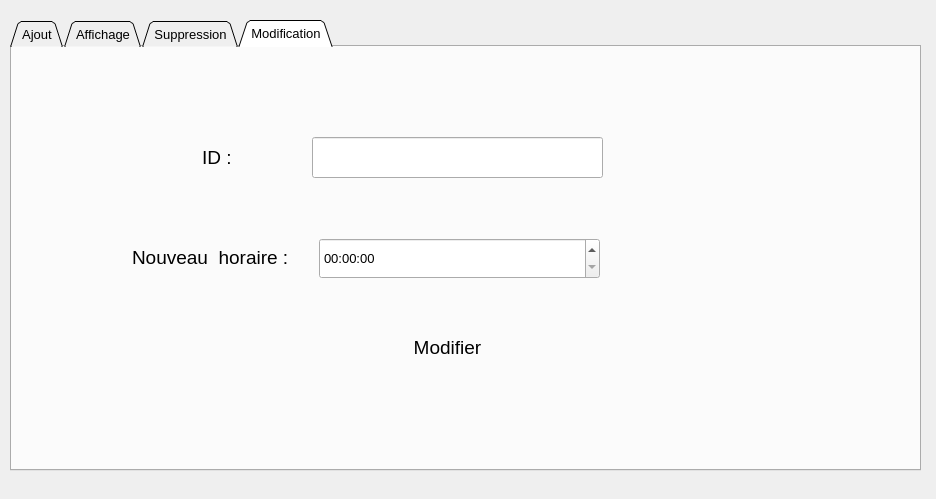
<?xml version="1.0" encoding="UTF-8"?>
<ui version="4.0">
 <class>projection_page</class>
 <widget class="QDialog" name="projection_page">
  <property name="geometry">
   <rect>
    <x>0</x>
    <y>0</y>
    <width>936</width>
    <height>499</height>
   </rect>
  </property>
  <property name="windowTitle">
   <string>Smart cinema</string>
  </property>
  <property name="styleSheet">
   <string notr="true">border-image: url(:/new/prefix3/beige.jpg);</string>
  </property>
  <widget class="QTabWidget" name="tabWidget">
   <property name="geometry">
    <rect>
     <x>10</x>
     <y>20</y>
     <width>911</width>
     <height>451</height>
    </rect>
   </property>
   <property name="font">
    <font>
     <pointsize>10</pointsize>
    </font>
   </property>
   <property name="styleSheet">
    <string notr="true">border-image: url(:/new/prefix2/marron.jpg);</string>
   </property>
   <property name="tabShape">
    <enum>QTabWidget::Triangular</enum>
   </property>
   <property name="currentIndex">
    <number>3</number>
   </property>
   <widget class="QWidget" name="tab">
    <attribute name="title">
     <string>Ajout</string>
    </attribute>
    <widget class="QLabel" name="label">
     <property name="geometry">
      <rect>
       <x>100</x>
       <y>50</y>
       <width>61</width>
       <height>41</height>
      </rect>
     </property>
     <property name="styleSheet">
      <string notr="true">border-radius : 10px ;
font: 14pt &quot;MS Shell Dlg 2&quot;;</string>
     </property>
     <property name="text">
      <string>ID :</string>
     </property>
    </widget>
    <widget class="QLineEdit" name="lineEdit_id">
     <property name="geometry">
      <rect>
       <x>190</x>
       <y>50</y>
       <width>161</width>
       <height>41</height>
      </rect>
     </property>
     <property name="styleSheet">
      <string notr="true">border-radius : 10px ;
color: rgb(0, 0, 127);
font: 14pt &quot;MS Shell Dlg 2&quot;;
border-image: whit</string>
     </property>
    </widget>
    <widget class="QLabel" name="label_2">
     <property name="geometry">
      <rect>
       <x>80</x>
       <y>110</y>
       <width>91</width>
       <height>41</height>
      </rect>
     </property>
     <property name="styleSheet">
      <string notr="true">border-radius : 10px ;
font: 14pt &quot;MS Shell Dlg 2&quot;;</string>
     </property>
     <property name="text">
      <string>Films :</string>
     </property>
    </widget>
    <widget class="QComboBox" name="comboBox_film">
     <property name="geometry">
      <rect>
       <x>190</x>
       <y>110</y>
       <width>161</width>
       <height>41</height>
      </rect>
     </property>
     <property name="styleSheet">
      <string notr="true">border-image: whit</string>
     </property>
    </widget>
    <widget class="QPushButton" name="pushButton_search_film">
     <property name="geometry">
      <rect>
       <x>390</x>
       <y>110</y>
       <width>121</width>
       <height>41</height>
      </rect>
     </property>
     <property name="styleSheet">
      <string notr="true">border-image: url(:/new/prefix3/orange.png);
border-radius : 10px ;
font: 14pt &quot;MS Shell Dlg 2&quot;;</string>
     </property>
     <property name="text">
      <string>Rechercher</string>
     </property>
    </widget>
    <widget class="QLabel" name="label_3">
     <property name="geometry">
      <rect>
       <x>60</x>
       <y>170</y>
       <width>91</width>
       <height>41</height>
      </rect>
     </property>
     <property name="styleSheet">
      <string notr="true">border-radius : 10px ;
font: 14pt &quot;MS Shell Dlg 2&quot;;</string>
     </property>
     <property name="text">
      <string>Cinema :</string>
     </property>
    </widget>
    <widget class="QComboBox" name="comboBox_cine">
     <property name="geometry">
      <rect>
       <x>190</x>
       <y>170</y>
       <width>161</width>
       <height>41</height>
      </rect>
     </property>
     <property name="styleSheet">
      <string notr="true">border-image: whit</string>
     </property>
    </widget>
    <widget class="QPushButton" name="pushButton_search_cine">
     <property name="geometry">
      <rect>
       <x>390</x>
       <y>170</y>
       <width>121</width>
       <height>41</height>
      </rect>
     </property>
     <property name="styleSheet">
      <string notr="true">border-image: url(:/new/prefix3/orange.png);
border-radius : 10px ;
font: 14pt &quot;MS Shell Dlg 2&quot;;</string>
     </property>
     <property name="text">
      <string>Rechercher</string>
     </property>
    </widget>
    <widget class="QLabel" name="label_4">
     <property name="geometry">
      <rect>
       <x>80</x>
       <y>230</y>
       <width>91</width>
       <height>41</height>
      </rect>
     </property>
     <property name="styleSheet">
      <string notr="true">border-radius : 10px ;
font: 14pt &quot;MS Shell Dlg 2&quot;;</string>
     </property>
     <property name="text">
      <string>Salle :</string>
     </property>
    </widget>
    <widget class="QComboBox" name="comboBox_salle">
     <property name="geometry">
      <rect>
       <x>190</x>
       <y>230</y>
       <width>161</width>
       <height>41</height>
      </rect>
     </property>
     <property name="styleSheet">
      <string notr="true">border-image: whit</string>
     </property>
    </widget>
    <widget class="QPushButton" name="pushButton_search_salle">
     <property name="geometry">
      <rect>
       <x>390</x>
       <y>230</y>
       <width>121</width>
       <height>41</height>
      </rect>
     </property>
     <property name="styleSheet">
      <string notr="true">border-image: url(:/new/prefix3/orange.png);
border-radius : 10px ;
font: 14pt &quot;MS Shell Dlg 2&quot;;</string>
     </property>
     <property name="text">
      <string>Rechercher</string>
     </property>
    </widget>
    <widget class="QLabel" name="label_5">
     <property name="geometry">
      <rect>
       <x>60</x>
       <y>290</y>
       <width>91</width>
       <height>41</height>
      </rect>
     </property>
     <property name="styleSheet">
      <string notr="true">border-radius : 10px ;
font: 14pt &quot;MS Shell Dlg 2&quot;;</string>
     </property>
     <property name="text">
      <string>Temps :</string>
     </property>
    </widget>
    <widget class="QPushButton" name="pushButton_conf">
     <property name="geometry">
      <rect>
       <x>380</x>
       <y>360</y>
       <width>191</width>
       <height>51</height>
      </rect>
     </property>
     <property name="styleSheet">
      <string notr="true">border-image: url(:/new/prefix3/orange.png);
border-radius : 10px ;
font: 14pt &quot;MS Shell Dlg 2&quot;;</string>
     </property>
     <property name="text">
      <string>Confimer</string>
     </property>
    </widget>
    <widget class="QTimeEdit" name="timeEdit_ajout">
     <property name="geometry">
      <rect>
       <x>190</x>
       <y>291</y>
       <width>161</width>
       <height>41</height>
      </rect>
     </property>
     <property name="styleSheet">
      <string notr="true">border-image: whit</string>
     </property>
    </widget>
   </widget>
   <widget class="QWidget" name="tab_2">
    <attribute name="title">
     <string>Affichage</string>
    </attribute>
    <widget class="QTableView" name="tableView_affi_projec">
     <property name="geometry">
      <rect>
       <x>20</x>
       <y>20</y>
       <width>861</width>
       <height>331</height>
      </rect>
     </property>
     <property name="styleSheet">
      <string notr="true">border-image: whit</string>
     </property>
    </widget>
    <widget class="QPushButton" name="pushButton">
     <property name="geometry">
      <rect>
       <x>360</x>
       <y>370</y>
       <width>181</width>
       <height>41</height>
      </rect>
     </property>
     <property name="font">
      <font>
       <pointsize>14</pointsize>
      </font>
     </property>
     <property name="styleSheet">
      <string notr="true">border-image: url(:/new/prefix3/orange.png);
border-radius:10px;
</string>
     </property>
     <property name="text">
      <string>Confirmer</string>
     </property>
    </widget>
   </widget>
   <widget class="QWidget" name="tab_3">
    <attribute name="title">
     <string>Suppression</string>
    </attribute>
    <widget class="QLineEdit" name="lineEdit_delete">
     <property name="geometry">
      <rect>
       <x>280</x>
       <y>90</y>
       <width>311</width>
       <height>41</height>
      </rect>
     </property>
     <property name="styleSheet">
      <string notr="true">border-image: whit</string>
     </property>
    </widget>
    <widget class="QPushButton" name="pushButton_2">
     <property name="geometry">
      <rect>
       <x>360</x>
       <y>160</y>
       <width>151</width>
       <height>41</height>
      </rect>
     </property>
     <property name="font">
      <font>
       <pointsize>14</pointsize>
      </font>
     </property>
     <property name="styleSheet">
      <string notr="true">border-image: url(:/new/prefix3/orange.png);
border-radius:10px;</string>
     </property>
     <property name="text">
      <string>Supprimer</string>
     </property>
    </widget>
    <widget class="QLabel" name="label_8">
     <property name="geometry">
      <rect>
       <x>200</x>
       <y>90</y>
       <width>61</width>
       <height>41</height>
      </rect>
     </property>
     <property name="styleSheet">
      <string notr="true">border-radius : 10px ;
font: 14pt &quot;MS Shell Dlg 2&quot;;</string>
     </property>
     <property name="text">
      <string>ID :</string>
     </property>
    </widget>
   </widget>
   <widget class="QWidget" name="tab_4">
    <attribute name="title">
     <string>Modification</string>
    </attribute>
    <widget class="QLineEdit" name="lineEdit_edit_id">
     <property name="geometry">
      <rect>
       <x>300</x>
       <y>90</y>
       <width>291</width>
       <height>41</height>
      </rect>
     </property>
     <property name="styleSheet">
      <string notr="true">border-image: whit</string>
     </property>
    </widget>
    <widget class="QPushButton" name="pushButton_confirm_edit">
     <property name="geometry">
      <rect>
       <x>360</x>
       <y>280</y>
       <width>151</width>
       <height>41</height>
      </rect>
     </property>
     <property name="font">
      <font>
       <pointsize>14</pointsize>
      </font>
     </property>
     <property name="styleSheet">
      <string notr="true">border-image: url(:/new/prefix3/orange.png);
border-radius:10px;
</string>
     </property>
     <property name="text">
      <string>Modifier</string>
     </property>
    </widget>
    <widget class="QLabel" name="label_6">
     <property name="geometry">
      <rect>
       <x>190</x>
       <y>90</y>
       <width>61</width>
       <height>41</height>
      </rect>
     </property>
     <property name="font">
      <font>
       <pointsize>14</pointsize>
      </font>
     </property>
     <property name="text">
      <string>ID :</string>
     </property>
    </widget>
    <widget class="QLabel" name="label_7">
     <property name="geometry">
      <rect>
       <x>120</x>
       <y>190</y>
       <width>171</width>
       <height>41</height>
      </rect>
     </property>
     <property name="font">
      <font>
       <pointsize>14</pointsize>
      </font>
     </property>
     <property name="text">
      <string>Nouveau  horaire :</string>
     </property>
    </widget>
    <widget class="QTimeEdit" name="timeEdit_update">
     <property name="geometry">
      <rect>
       <x>307</x>
       <y>191</y>
       <width>281</width>
       <height>41</height>
      </rect>
     </property>
     <property name="styleSheet">
      <string notr="true">border-image: whit</string>
     </property>
    </widget>
   </widget>
  </widget>
 </widget>
 <resources/>
 <connections/>
</ui>
